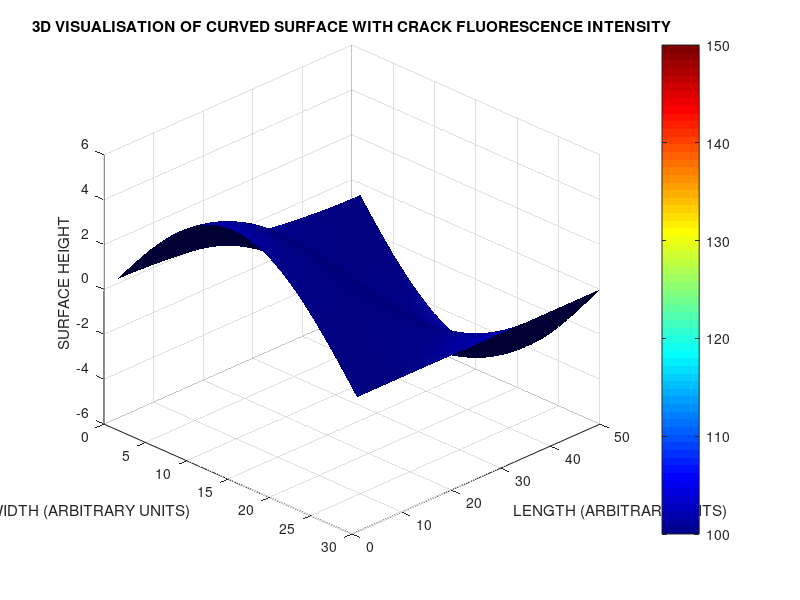
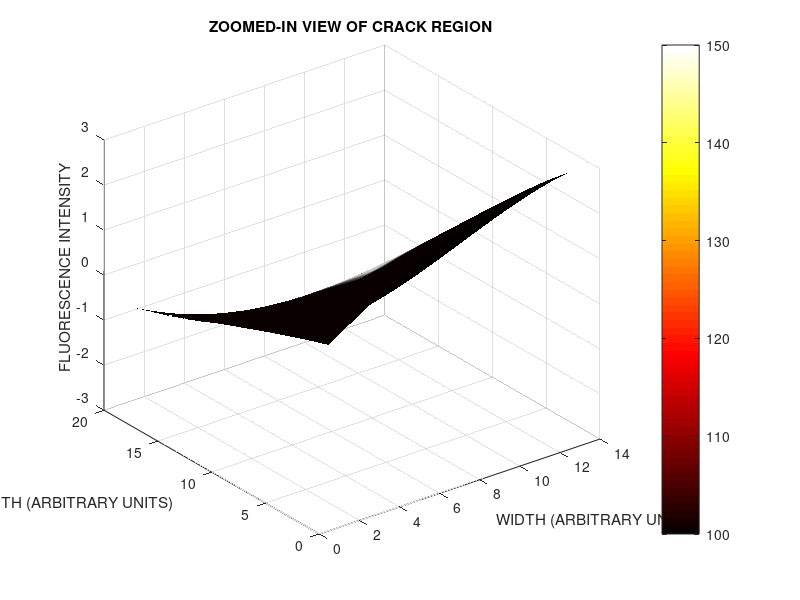

Here is the MATLAB script that generated these plots, in order: (Note: this script raises an error after producing the figures.)
clc;
clear;

%% Parameters for Enhanced Geometry
length = 50;                % Length of the material (in arbitrary units)
width = 30;                 % Width of the material (in arbitrary units)
crack_length = 10;          % Length of the crack (in arbitrary units)
crack_width = 3;            % Width of the crack (in arbitrary units)
crack_intensity = 150;      % Fluorescence intensity in the crack region
base_intensity = 100;       % Base fluorescence intensity

% Material Properties for Titanium Alloy
sigma = 2.38e6;             % Electrical conductivity (S/m)
mu = 4*pi*1e-7;             % Magnetic permeability (H/m)
density = 4420;             % Density (kg/m^3)

%% Create Enhanced Curved Surface Geometry
[X, Y] = meshgrid(1:width, 1:length);  % Create a grid for the surface

% Create a simple curvature for the surface
Z = sin(pi*X/width) .* cos(pi*Y/length) * 5; % A curved surface for better aesthetics

%% Fluorescence Intensity Simulation (Add Crack Region)
% Create a baseline fluorescence intensity
fluorescence_intensity = base_intensity * ones(size(Z));

% Define crack region and simulate the fluorescence intensity increase
crack_start_x = 20;        % Start position of the crack along length
crack_start_y = 8;         % Start position of the crack along width
crack_end_x = crack_start_x + crack_length - 1;
crack_end_y = crack_start_y + crack_width - 1;

% Increase the fluorescence intensity in the crack region
fluorescence_intensity(crack_start_x:crack_end_x, crack_start_y:crack_end_y) = crack_intensity;

%% 3D Visualization of Surface and Fluorescence Intensity
figure;
surf(X, Y, Z, fluorescence_intensity, 'EdgeColor', 'none'); % Plot surface with fluorescence intensity
colormap('jet');
colorbar;
shading interp; % Smooth shading
title('3D VISUALISATION OF CURVED SURFACE WITH CRACK FLUORESCENCE INTENSITY');
xlabel('WIDTH (ARBITRARY UNITS)');
ylabel('LENGTH (ARBITRARY UNITS)');
zlabel('SURFACE HEIGHT');
light; % Add a light source for better visualization
camlight('headlight'); % Adjust light to focus on the plot
lighting gouraud; % Smooth lighting
view(45, 30); % Adjust the view angle

%% Zoom into the Crack Region for Detailed Visualization
% Zoom into the crack region for better inspection
focus_surface = fluorescence_intensity(crack_start_x-5:crack_end_x+5, crack_start_y-5:crack_end_y+5);
[X_focus, Y_focus] = meshgrid(1:size(focus_surface, 2), 1:size(focus_surface, 1));
Z_focus = Z(crack_start_x-5:crack_end_x+5, crack_start_y-5:crack_end_y+5);

figure;
surf(X_focus, Y_focus, Z_focus, focus_surface, 'EdgeColor', 'none'); % Crack region surface
colormap('hot');
colorbar;
shading interp;
title('ZOOMED-IN VIEW OF CRACK REGION');
xlabel('WIDTH (ARBITRARY UNITS)');
ylabel('LENGTH (ARBITRARY UNITS)');
zlabel('FLUORESCENCE INTENSITY');
light;
camlight('headlight');
lighting phong;
view(60, 40); % Adjust view angle for clarity

% Add contour to highlight crack region
hold on;
contour3(X_focus, Y_focus, Z_focus, 10, 'k', 'LineWidth', 1.5); % Crack contours
hold off;

%% Fluorescence Intensity Profile
% Plot a profile of fluorescence intensity along a line passing through the crack
crack_profile = fluorescence_intensity(crack_start_x:crack_end_x, crack_start_y + round(crack_width/2));
figure;
plot(crack_start_x:crack_end_x, crack_profile);
title('FLUORESCENCE INTENSITY PROFILE ALONG CRACK');
xlabel('LENGTH (ARBITRARY UNITS)');
ylabel('FLUORESCENCE INTENSITY');
grid on;

%% Fluorescence Intensity Distribution Across the Surface
% Plot the fluorescence intensity distribution across the entire surface
figure;
imagesc(fluorescence_intensity);
colormap('jet');
colorbar;
title('FLUORESCENCE INTENSITY DISTRIBUTION ACROSS THE SURFACE');
xlabel('WIDTH (ARBITRARY UNITS)');
ylabel('LENGTH (ARBITRARY UNITS)');

%% Save the Results
save('Enhanced_Geometry_with_Crack_Fluorescence.mat', 'Z', 'fluorescence_intensity', 'focus_surface');
disp('Enhanced geometry visualization complete. Results saved.');
